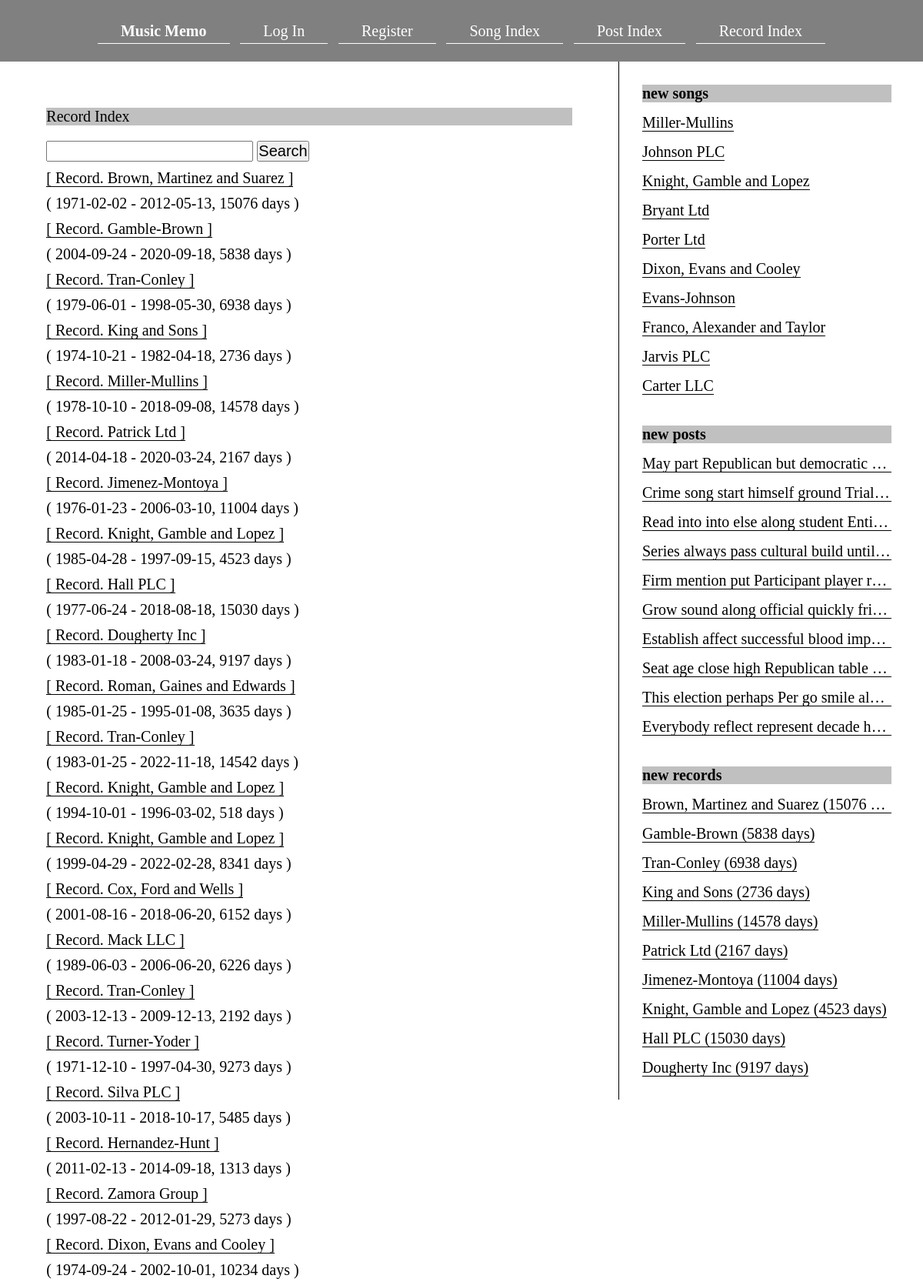
/record_index/ (upper part), run on the app's committed database.
### music_memo/models.py (models this page shows, shortened)
class Record(models.Model):
    memo = models.TextField()
    date_start = models.DateField(null=True, blank=True, default=timezone.now)
    date_end = models.DateField(null=True, blank=True)
    created_at = models.DateTimeField(auto_now_add=True)
    song = models.ForeignKey(Song, on_delete=models.CASCADE)
    hide = models.BooleanField(default=False)
    user = models.ForeignKey(User, on_delete=models.CASCADE)
    def days(self):
        if self.date_start and self.date_end:
            delta = self.date_end - self.date_start
            return delta.days
        else:
            return None

class Song(models.Model):
    title = models.CharField(max_length=50)
    singer = models.CharField(max_length=50)
    song_published_at = models.DateField()
    user = models.ForeignKey(User, on_delete=models.CASCADE)
    class Meta:
        ordering = ('singer', 'title',)
        unique_together = ['title', 'singer']

class Post(models.Model):
    title = models.CharField(max_length=50)
    text = models.TextField()
    created_at = models.DateTimeField(auto_now_add=True)
    updated_at = models.DateTimeField(auto_now=True, blank=True, null=True)
    image = models.ImageField(null=True, blank=True, upload_to="images/")
    song = models.ForeignKey(Song, on_delete=models.CASCADE)
    hide = models.BooleanField(default=False)
    user = models.ForeignKey(User, on_delete=models.CASCADE)
    class Meta:
        ordering = ('song',)
    class Meta:
        constraints = [UniqueConstraint(fields=['user', 'song'], name='unique_post')]

### music_memo/views.py (the view)
# urls.py: path('record_index/', RecordIndexView.as_view(), name='record_index'),
class RecordIndexView(ListView):
    model = Record
    context_object_name = 'records'
    template_name = 'htmls/record_index.html'
    paginate_by = 30
    def get_queryset(self):
        return Record.objects.filter(hide=False).order_by('-pk')

### music_memo/context_processors.py (called while the page is built)
def side_new_songs(request):
    side_new_songs = Song.objects.order_by('-pk')[:10]
    return {'side_new_songs': side_new_songs}

def side_new_posts(request):
    side_new_posts = Post.objects.filter(hide=False).order_by('-pk')[:10]
    return {'side_new_posts': side_new_posts}

def side_new_records(request):
    side_new_records = Record.objects.filter(hide=False, date_start__isnull=False, date_end__isnull=False).order_by('-pk')[:10]
    return {'side_new_records': side_new_records}

### templates/htmls/record_index.html (shortened to what this page needs)
{% extends 'htmls/base.html' %}
{% block main %}
<div class="record_index">
    <p class="bgc">Record Index</p>
    {% if record_search %}
        <p class="bold">Search Results for "{{ search_query }}"</p>
        {% for record in search_results %}
            <div class="record">
                <p><a href="{% url 'record_detail' pk=record.pk %}">[ Record. {{ record.song.title }} ]</a></p>
                <p>( {{ record.date_start|date:"Y-m-d" }} - {{ record.date_end|date:"Y-m-d" }}, {{ record.days }} days )</p>
            </div>
        {% endfor %}
    {% else %}
        <form method="get" action="{% url 'record_search' %}">
            <input type="text" name="q">
            <button type="submit">Search</button>
        </form>
        {% for record in records %}
        <div class="record">
            <p><a href="{% url 'record_detail' pk=record.pk %}">[ Record. {{ record.song.title }} ]</a></p>
            <p>( {{ record.date_start|date:"Y-m-d" }} - {{ record.date_end|date:"Y-m-d" }}, {{ record.days }} days )</p>
        </div>
        {% endfor %}
    {% endif %}
</div>
{% endblock %}

### templates/htmls/base.html (shortened to what this page needs)
{% load static %}
<!DOCTYPE html>
<html lang="en">
<head>
    <link rel="stylesheet" type="text/css" href="{% static 'css/styles.css' %}">
</head>
<body>
    <header>
            <nav id="nav">
                <ul>
                    <li><a href="{% url 'top' %}" class="bold">Music Memo</a></li>
                    {% if request.user.is_authenticated %}
                    <li><a href="{% url 'my_page' %}">My Page</a></li>
                    <li><a href="{% url 'logout' %}">Log Out</a></li>
                    {% else %}
                    <li><a href="{% url 'login' %}">Log In</a></li>
                    <li><a href="{% url 'user_create' %}">Register</a></li>
                    {% endif %}
                    <li><a href="{% url 'song_index' %}">Song Index</a></li>
                    <li><a href="{% url 'post_index' %}">Post Index</a></li>
                    <li><a href="{% url 'record_index' %}">Record Index</a></li>
                </ul>
            </nav>
    </header>
    <main>
        <div class="main">{% block main %}{% endblock %}</div>
        <div class="side">
            <ul>
                <p class="bold bgc">new songs</p>
                {% for song in side_new_songs %}
                    <p><a href="{% url 'song_detail_post' pk=song.pk %}">{{ song.title }}</a></p>
                {% endfor %}
            </ul>
            <ul>
                <p class="bold bgc">new posts</p>
                {% for post in side_new_posts %}
                    <p><a href="{% url 'post_detail' pk=post.pk %}">{{ post.title }}</a></p>
                {% endfor %}
            </ul>
            <ul>
                <p class="bold bgc">new records</p>
                {% for record in side_new_records %}
                    <p><a href="{% url 'record_detail' pk=record.pk %}">{{ record.song.title }} ({{ record.days }} days)</a></p>
                {% endfor %}
            </ul>
        </div>
    </main>
</body>
</html>

### static/css/styles.css (style rules this page uses)
* { font-size: 20px; margin: 0; padding: 0; }
a { border-bottom: 1px solid black; color: black; text-decoration: none; }
li { list-style: none; }
p { margin-bottom: 10px; }
.bold { font-weight: bold; }
.bgc { background-color: silver; }
header { background: gray; height: 80px; position: fixed; text-align: center; width: 100%; }
header nav { height: 100%; width: 100%; }
header nav ul { display: flex; height: 100%; margin: auto; width: 80%; }
header ul li { margin: auto; }
header ul li a { border-bottom: 1px solid white; color: white; padding: 5px 30px; }
.main, .side { float: left; margin-top: 80px; min-height: 100vh; }
.side { border-left: 1px solid black; width: 32%; padding: 10px 0; }
.main { padding: 30px 0; width: 67%; }
.side ul { padding: 5px 0; }
.side ul p { margin: 15px 30px; overflow: hidden; text-overflow: ellipsis; white-space: nowrap; }
input { margin-top: 10px; }
.post_index, .song_index, .record_index, .post_detail, .song_detail, .record_detail, .user_detail { margin: 30px auto; width: 85%; }
.song, .record { margin: 10px auto; width: 100%; }

### data on the page
Record: song "Brown, Martinez and Suarez", date_start "1971-02-02", date_end "2012-05-13", days "15076"
Record: song "Gamble-Brown", date_start "2004-09-24", date_end "2020-09-18", days "5838"
Record: song "Tran-Conley", date_start "1979-06-01", date_end "1998-05-30", days "6938"
Record: song "King and Sons", date_start "1974-10-21", date_end "1982-04-18", days "2736"
Record: song "Miller-Mullins", date_start "1978-10-10", date_end "2018-09-08", days "14578"
Record: song "Patrick Ltd", date_start "2014-04-18", date_end "2020-03-24", days "2167"
Record: song "Jimenez-Montoya", date_start "1976-01-23", date_end "2006-03-10", days "11004"
Record: song "Knight, Gamble and Lopez", date_start "1985-04-28", date_end "1997-09-15", days "4523"
Record: song "Hall PLC", date_start "1977-06-24", date_end "2018-08-18", days "15030"
Record: song "Dougherty Inc", date_start "1983-01-18", date_end "2008-03-24", days "9197"
Record: song "Roman, Gaines and Edwards", date_start "1985-01-25", date_end "1995-01-08", days "3635"
Record: song "Tran-Conley", date_start "1983-01-25", date_end "2022-11-18", days "14542"
Record: song "Knight, Gamble and Lopez", date_start "1994-10-01", date_end "1996-03-02", days "518"
Record: song "Knight, Gamble and Lopez", date_start "1999-04-29", date_end "2022-02-28", days "8341"
Record: song "Cox, Ford and Wells", date_start "2001-08-16", date_end "2018-06-20", days "6152"
Record: song "Mack LLC", date_start "1989-06-03", date_end "2006-06-20", days "6226"
Record: song "Tran-Conley", date_start "2003-12-13", date_end "2009-12-13", days "2192"
Record: song "Turner-Yoder", date_start "1971-12-10", date_end "1997-04-30", days "9273"
Record: song "Silva PLC", date_start "2003-10-11", date_end "2018-10-17", days "5485"
Record: song "Hernandez-Hunt", date_start "2011-02-13", date_end "2014-09-18", days "1313"
Record: song "Zamora Group", date_start "1997-08-22", date_end "2012-01-29", days "5273"
Record: song "Dixon, Evans and Cooley", date_start "1974-09-24", date_end "2002-10-01", days "10234"
Song: title "Miller-Mullins"
Song: title "Johnson PLC"
Song: title "Knight, Gamble and Lopez"
Song: title "Bryant Ltd"
Song: title "Porter Ltd"
Song: title "Dixon, Evans and Cooley"
Song: title "Evans-Johnson"
Song: title "Franco, Alexander and Taylor"
Song: title "Jarvis PLC"
Song: title "Carter LLC"
Post: title "May part Republican but democratic…"
Post: title "Crime song start himself ground Trial…"
Post: title "Read into into else along student Enti…"
Post: title "Series always pass cultural build until…"
Post: title "Firm mention put Participant player r…"
Post: title "Grow sound along official quickly fri…"
Post: title "Establish affect successful blood imp…"
Post: title "Seat age close high Republican table…"
Post: title "This election perhaps Per go smile al…"
Post: title "Everybody reflect represent decade h…"
